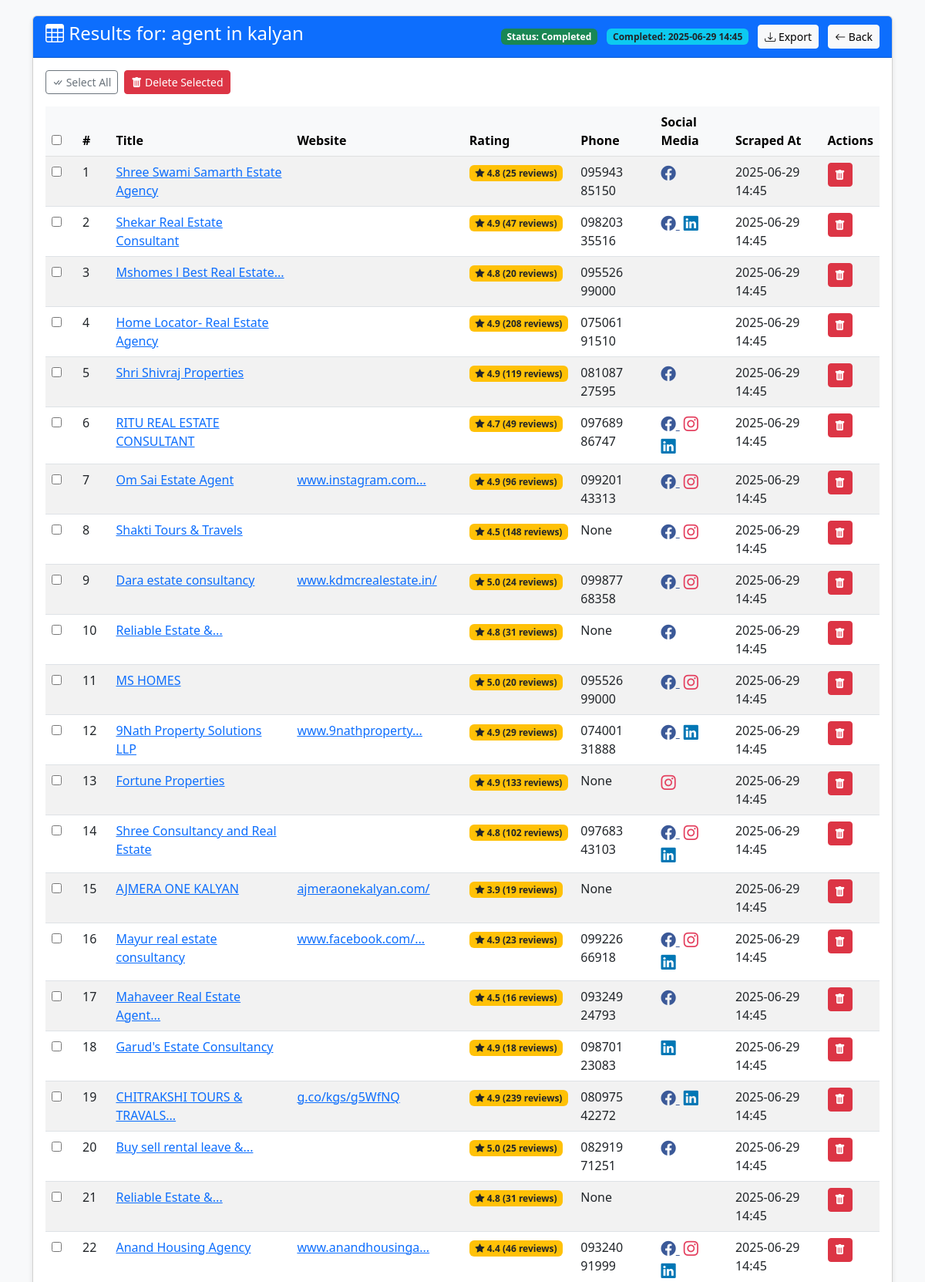
Screenshot of /results/2 (upper part) with the database file from the repository.
### app.py (models this page shows)
class Keyword(db.Model):
    id = db.Column(db.Integer, primary_key=True)
    keyword = db.Column(db.String(200), nullable=False)
    status = db.Column(db.String(20), default='pending')  # pending, in_progress, completed
    created_at = db.Column(db.DateTime, default=datetime.utcnow)
    completed_at = db.Column(db.DateTime, nullable=True)

class SearchResult(db.Model):
    id = db.Column(db.Integer, primary_key=True)
    keyword_id = db.Column(db.Integer, db.ForeignKey('keyword.id'), nullable=False)
    title = db.Column(db.String(200), nullable=True)
    link = db.Column(db.String(500), nullable=True)
    website = db.Column(db.String(500), nullable=True)
    stars = db.Column(db.Float, nullable=True)
    reviews = db.Column(db.Integer, nullable=True)
    phone = db.Column(db.String(20), nullable=True)
    facebook = db.Column(db.String(500), nullable=True)
    instagram = db.Column(db.String(500), nullable=True)
    linkedin = db.Column(db.String(500), nullable=True)
    twitter = db.Column(db.String(500), nullable=True)
    scraped_at = db.Column(db.DateTime, default=datetime.utcnow)
    keyword = db.relationship('Keyword', backref='results')

### app.py (the view)
@app.route('/results/<int:keyword_id>', methods=['GET'])
def results(keyword_id):
    keyword = Keyword.query.get_or_404(keyword_id)
    results = SearchResult.query.filter_by(keyword_id=keyword_id).order_by(SearchResult.scraped_at.desc()).all()
    return render_template('results.html', keyword=keyword, results=results)

### templates/results.html (shortened to what this page needs)
{% extends "base.html" %}
{% block content %}
<div class="card">
    <div class="card-header bg-primary text-white d-flex justify-content-between align-items-center">
        <h4><i class="bi bi-table"></i> Results for: {{ keyword.keyword }}</h4>
        <div>
            <span class="badge bg-{% if keyword.status == 'completed' %}success{% elif keyword.status == 'in_progress' %}warning text-dark{% else %}secondary{% endif %} me-2">
                Status: {{ keyword.status|replace('_', ' ')|title }}
            </span>
            {% if keyword.completed_at %}
                <span class="badge bg-info text-dark me-2">
                    Completed: {{ keyword.completed_at.strftime('%Y-%m-%d %H:%M') }}
                </span>
            {% endif %}
            <a href="{{ url_for('export_results', keyword_id=keyword.id) }}" class="btn btn-light btn-sm me-2" data-bs-toggle="tooltip" title="Export to Excel">
                <i class="bi bi-download"></i> Export
            </a>
            <a href="{{ url_for('keywords') }}" class="btn btn-light btn-sm">
                <i class="bi bi-arrow-left"></i> Back
            </a>
        </div>
    </div>
    <div class="card-body">
        <form method="POST" action="{{ url_for('delete_results') }}" id="bulkActionsForm">
            <div class="d-flex mb-3">
                <button type="button" class="btn btn-outline-secondary btn-sm me-2" onclick="toggleSelectAll()">
                    <i class="bi bi-check-all"></i> Select All
                </button>
                <button type="submit" class="btn btn-danger btn-sm" onclick="return confirm('Are you sure you want to delete selected results?')">
                    <i class="bi bi-trash-fill"></i> Delete Selected
                </button>
            </div>
            <div class="table-responsive">
                <table class="table table-hover table-striped">
                    <thead class="table-light">
                        <tr>
                            <th width="40px">
                                <input type="checkbox" id="selectAllCheckbox" onclick="toggleSelectAll()">
                            </th>
                            <th>#</th>
                            <th>Title</th>
                            <th>Website</th>
                            <th>Rating</th>
                            <th>Phone</th>
                            <th>Social Media</th>
                            <th>Scraped At</th>
                            <th>Actions</th>
                        </tr>
                    </thead>
                    <tbody>
                        {% for result in results %}
                        <tr>
                            <td>
                                <input type="checkbox" name="result_ids" value="{{ result.id }}" class="row-checkbox">
                            </td>
                            <td>{{ loop.index }}</td>
                            <td>
                                {% if result.link %}
                                    <a href="{{ result.link }}" target="_blank">{{ result.title|truncate(30) }}</a>
                                {% else %}
                                    {{ result.title|truncate(30) }}
                                {% endif %}
                            </td>
                            <td>
                                {% if result.website %}
                                    <a href="{{ result.website }}" target="_blank" title="{{ result.website }}">
                                        {{ (result.website|replace('https://','')|replace('http://','')|truncate(20, True)) }}
                                    </a>
                                {% endif %}
                            </td>
                            <td>
                                {% if result.stars %}
                                    <span class="badge bg-warning text-dark">
                                        <i class="bi bi-star-fill"></i> {{ result.stars }}
                                        {% if result.reviews %}
                                            ({{ result.reviews }} reviews)
                                        {% endif %}
                                    </span>
                                {% endif %}
                            </td>
                            <td>{{ result.phone }}</td>
                            <td>
                                {% if result.facebook %}
                                    <a href="{{ result.facebook }}" target="_blank" class="social-icon facebook" data-bs-toggle="tooltip" title="Facebook">
                                        <i class="bi bi-facebook"></i>
                                    </a>
                                {% endif %}
                                {% if result.instagram %}
                                    <a href="{{ result.instagram }}" target="_blank" class="social-icon instagram" data-bs-toggle="tooltip" title="Instagram">
                                        <i class="bi bi-instagram"></i>
                                    </a>
                                {% endif %}
                                {% if result.linkedin %}
                                    <a href="{{ result.linkedin }}" target="_blank" class="social-icon linkedin" data-bs-toggle="tooltip" title="LinkedIn">
                                        <i class="bi bi-linkedin"></i>
                                    </a>
                                {% endif %}
                            </td>
                            <td>{{ result.scraped_at.strftime('%Y-%m-%d %H:%M') }}</td>
                            <td>
                                <form method="POST" action="{{ url_for('delete_result', result_id=result.id) }}" class="d-inline">
                                    <button type="submit" class="btn btn-sm btn-danger action-btn" data-bs-toggle="tooltip" title="Delete" onclick="return confirm('Are you sure?')">
                                        <i class="bi bi-trash-fill"></i>
                                    </button>
                                </form>
                            </td>
                        </tr>
                        {% endfor %}
                    </tbody>
                </table>
            </div>
        </form>
    </div>
</div>
{% endblock %}

### templates/base.html (style rules this page uses)
body { background-color: #f8f9fa; padding-top: 20px; }
.card { margin-bottom: 20px; box-shadow: 0 4px 6px rgba(0, 0, 0, 0.1); }
.table-responsive { overflow-x: auto; }
.action-btn { margin-right: 5px; }
.social-icon { font-size: 1.2rem; margin-right: 5px; }
.facebook { color: #3b5998; }
.instagram { color: #e4405f; }
.linkedin { color: #0077b5; }

### rows the page displays
Keyword: keyword "agent in kalyan", status "Completed", completed_at "2025-06-29 14:45"
SearchResult: title "Shree Swami Samarth Estate Agency", stars "4.8", reviews "25", phone "095943 85150", scraped_at "2025-06-29 14:45"
SearchResult: title "Shekar Real Estate Consultant", stars "4.9", reviews "47", phone "098203 35516", scraped_at "2025-06-29 14:45"
SearchResult: title "Mshomes l Best Real Estate...", stars "4.8", reviews "20", phone "095526 99000", scraped_at "2025-06-29 14:45"
SearchResult: title "Home Locator- Real Estate Agency", stars "4.9", reviews "208", phone "075061 91510", scraped_at "2025-06-29 14:45"
SearchResult: title "Shri Shivraj Properties", stars "4.9", reviews "119", phone "081087 27595", scraped_at "2025-06-29 14:45"
SearchResult: title "RITU REAL ESTATE CONSULTANT", stars "4.7", reviews "49", phone "097689 86747", scraped_at "2025-06-29 14:45"
SearchResult: title "Om Sai Estate Agent", website "www.instagram.com...", stars "4.9", reviews "96", phone "099201 43313", scraped_at "2025-06-29 14:45"
SearchResult: title "Shakti Tours & Travels", stars "4.5", reviews "148", phone "None", scraped_at "2025-06-29 14:45"
SearchResult: title "Dara estate consultancy", website "www.kdmcrealestate.in/", stars "5.0", reviews "24", phone "099877 68358", scraped_at "2025-06-29 14:45"
SearchResult: title "Reliable Estate &...", stars "4.8", reviews "31", phone "None", scraped_at "2025-06-29 14:45"
SearchResult: title "MS HOMES", stars "5.0", reviews "20", phone "095526 99000", scraped_at "2025-06-29 14:45"
SearchResult: title "9Nath Property Solutions LLP", website "www.9nathproperty...", stars "4.9", reviews "29", phone "074001 31888", scraped_at "2025-06-29 14:45"
SearchResult: title "Fortune Properties", stars "4.9", reviews "133", phone "None", scraped_at "2025-06-29 14:45"
SearchResult: title "Shree Consultancy and Real Estate", stars "4.8", reviews "102", phone "097683 43103", scraped_at "2025-06-29 14:45"
SearchResult: title "AJMERA ONE KALYAN", website "ajmeraonekalyan.com/", stars "3.9", reviews "19", phone "None", scraped_at "2025-06-29 14:45"
SearchResult: title "Mayur real estate consultancy", website "www.facebook.com/...", stars "4.9", reviews "23", phone "099226 66918", scraped_at "2025-06-29 14:45"
SearchResult: title "Mahaveer Real Estate Agent...", stars "4.5", reviews "16", phone "093249 24793", scraped_at "2025-06-29 14:45"
SearchResult: title "Garud's Estate Consultancy", stars "4.9", reviews "18", phone "098701 23083", scraped_at "2025-06-29 14:45"
SearchResult: title "CHITRAKSHI TOURS & TRAVALS...", website "g.co/kgs/g5WfNQ", stars "4.9", reviews "239", phone "080975 42272", scraped_at "2025-06-29 14:45"
SearchResult: title "Buy sell rental leave &...", stars "5.0", reviews "25", phone "082919 71251", scraped_at "2025-06-29 14:45"
SearchResult: title "Reliable Estate &...", stars "4.8", reviews "31", phone "None", scraped_at "2025-06-29 14:45"
SearchResult: title "Anand Housing Agency", website "www.anandhousinga...", stars "4.4", reviews "46", phone "093240 91999", scraped_at "2025-06-29 14:45"
